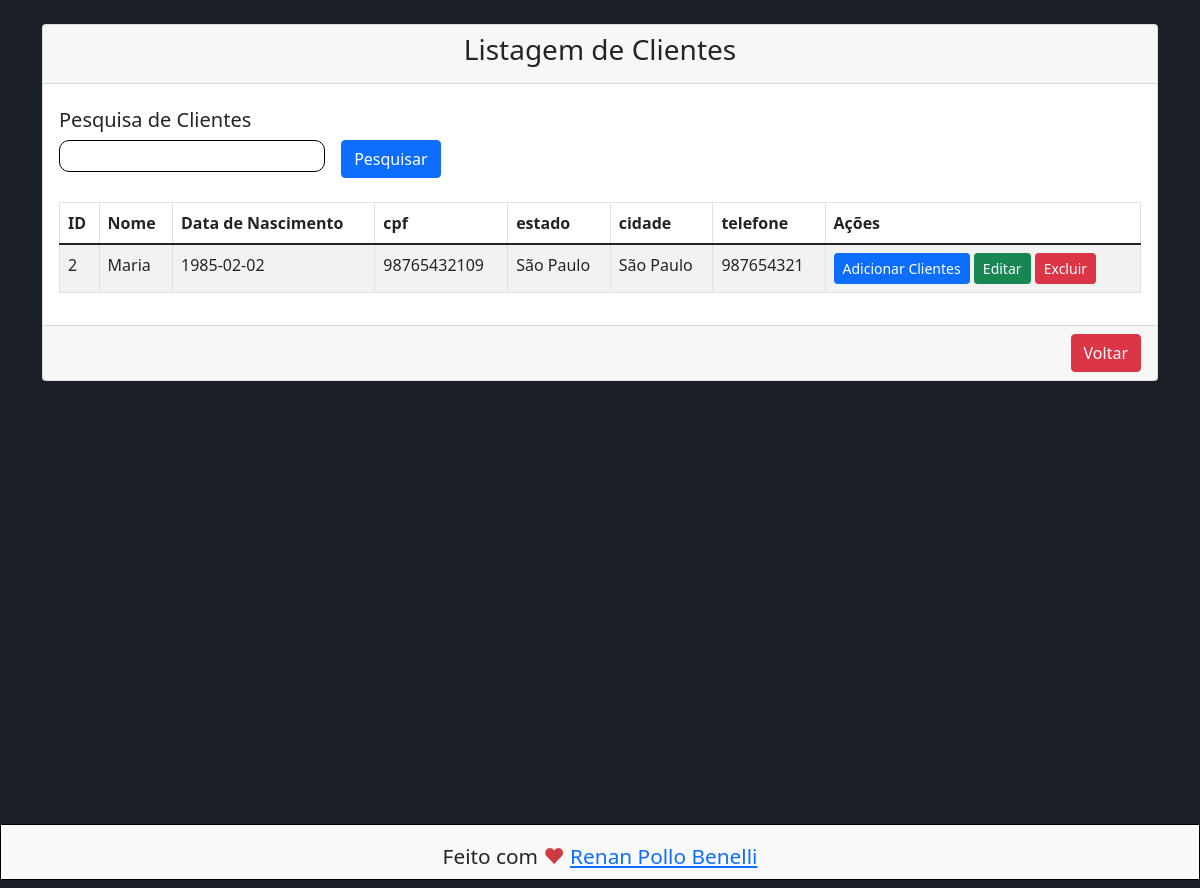
/view/cliente/lstClientes.php?busca=Maria (signed in), run on the app's committed database.
### tables this page shows
CREATE TABLE `cliente` (
  `id` int(11) NOT NULL,
  `nome` varchar(255) DEFAULT NULL,
  `data_nascimento` date DEFAULT NULL,
  `cpf` varchar(12) DEFAULT NULL,
  `estado` varchar(50) DEFAULT NULL,
  `cidade` varchar(100) DEFAULT NULL,
  `telefone` varchar(20) DEFAULT NULL
);

### dao/ClienteDao.php (called while the page is built, shortened)
<?php
include_once 'C:\xampp\htdocs\Sistema-VendasPHP\model\Cliente.php';
class ClienteDao {
    public function findByNome(string $nome) {
        $sql = "SELECT * FROM cliente WHERE nome LIKE :nome ORDER BY nome;";
        $conn = Conexao::conectar();
        $query = $conn->prepare($sql);
        $query->bindValue(':nome', '%' . $nome . '%', \PDO::PARAM_STR);
        $query->execute();
        $linhas = $query->fetchAll(\PDO::FETCH_ASSOC);
        $lstClientes = [];
        foreach ($linhas as $linha) {
            $cliente = new Cliente();
            $cliente->setId($linha['id']);
            $cliente->setNome($linha['nome']);
            $cliente->setDataNascimento($linha['data_nascimento']);
            $cliente->setCpf($linha['cpf']);
            $cliente->setEstado($linha['estado']);
            $cliente->setCidade($linha['cidade']);
            $cliente->setTelefone($linha['telefone']);
            $lstClientes[] = $cliente;
        }
        return $lstClientes;
    }
}
?>

### bll/ClienteBll.php (called while the page is built, shortened)
<?php
include_once 'C:\xampp\htdocs\Sistema-VendasPHP\dao\ClienteDao.php';
class ClienteBll {
    public function findByNome(string $nome) {
        $dao = new ClienteDao();
        return $dao->findByNome($nome);
    }
}
?>

### model/Cliente.php (called while the page is built, shortened)
<?php
class Cliente {
    private $id;
    private $nome;
    private $dataNascimento;
    private $cpf;
    private $estado;
    private $cidade;
    private $telefone;
    public function getId() {
        return $this->id;
    }
    public function setId(int $id) {
        $this->id = $id;
    }
    public function getNome() {
        return $this->nome;
    }
    public function setNome(string $nome) {
        $this->nome = $nome;
    }
    public function getDataNascimento() {
        return $this->dataNascimento;
    }
    public function setDataNascimento(string $dataNascimento) {
        $this->dataNascimento = $dataNascimento;
    }
    public function getCpf() {
        return $this->cpf;
    }
    public function setCpf(string $cpf) {
        $this->cpf = $cpf;
    }
    public function getEstado() {
        return $this->estado;
    }
    public function setEstado(string $estado) {
        $this->estado = $estado;
    }
    public function getCidade() {
        return $this->cidade;
    }
    public function setCidade(string $cidade) {
        $this->cidade = $cidade;
    }
    public function getTelefone() {
        return $this->telefone;
    }
    public function setTelefone(string $telefone) {
        $this->telefone = $telefone;
    }
}
?>

### view/cliente/lstClientes.php (the view, shortened to what this page needs)
<?php
include_once '../../bll/ClienteBll.php';
$bll = new ClienteBll();
if (isset($_GET['busca'])) {
    $busca = $_GET['busca'];
} else {
    $busca = null;
}
if ($busca == null) {
    $lstCliente = $bll->findAll();
} else {
    $lstCliente = $bll->findByNome($busca);
}
?>
<!DOCTYPE html>
<html>
<head>
    <link href="https://cdn.jsdelivr.net/npm/bootstrap@5.1.3/dist/css/bootstrap.min.css" rel="stylesheet">
    <link rel="stylesheet" href="../../view/css/formatacao.css">
</head>
<body>
    <div class="container mt-4">
        <div class="row">
            <div class="col-md-12">
                <div class="card">
                    <div class="card-header">
                        <h3>Listagem de Clientes</h4>
                    </div>
                    <div class="card-search">
                        <form action="../cliente/lstClientes.php" method="GET" id="" class="">
                            <h5>Pesquisa de Clientes</h5>
                            <div class="teste">
                                <input type="text" class="input-pesquisa" id="txtBusca" name="busca">
                                <button type="submit" class="btn btn-primary float-end"><span>Pesquisar</span></button>
                            </div>
                        </form>
                    </div>
                    <div class="card-body">
                        <table class="table table-bordered table-striped">
                            <thead>
                                <tr>
                                    <th>ID</th>
                                    <th>Nome</th>
                                    <th>Data de Nascimento</th>
                                    <th>cpf</th>
                                    <th>estado</th>
                                    <th>cidade</th>
                                    <th>telefone</th>
                                    <th>Ações</th>
                                </tr>
                            </thead>
                            <tbody>
                                <?php foreach ($lstCliente as $cliente) { ?>
                                    <tr>
                                        <td>
                                            <?php echo $cliente->getId(); ?>
                                        </td>
                                        <td>
                                            <?php echo $cliente->getNome(); ?>
                                        </td>
                                        <td>
                                            <?php echo $cliente->getDataNascimento(); ?>
                                        </td>
                                        <td>
                                            <?php echo $cliente->getCpf(); ?>
                                        </td>
                                        <td>
                                            <?php echo $cliente->getEstado(); ?>
                                        </td>
                                        <td>
                                            <?php echo $cliente->getCidade(); ?>
                                        </td>
                                        <td>
                                            <?php echo $cliente->getTelefone(); ?>
                                        </td>
                                        <td>
                                            <a href="addCliente.php" class="btn btn-primary btn-sm">Adicionar
                                                Clientes</a>
                                            <a href="attCliente.php?id=<?= $cliente->getId(); ?>"
                                                class="btn btn-success btn-sm">Editar</a>
                                            <a onclick="JavaScript:remover(<?php echo $cliente->getId(); ?>)"
                                                class="btn btn-danger btn-sm">Excluir</a>
                                        </td>
                                    </tr>
                                <?php } ?>
                            </tbody>
                        </table>
                    </div>
                    <div class="card-footer">
                        <h4>
                            <a href="../control-painel/controlPainel.php" class="btn btn-danger float-end">Voltar</a>
                        </h4>
                    </div>
                </div>
            </div>
        </div>
    </div>
    <footer id="footer" class="footer white-bg">
        <p>Feito com <span class="heart">♥</span> <a href="https://beacons.ai/renanpollo" target="_blank">Renan Pollo Benelli</a></p>
    </footer>
</body>
</html>

### view/css/formatacao.css (style rules this page uses)
:root { --white-color: #fff; --white-smoke-color: #F9F9F9; --black-color: #000; --red-color: #CF3C3F; --light-grey-color: #ECECEC; --grey-color: #C4C4C4; --medium-grey-color: #a7a7a7; --deep-grey-color: #343434; --blue-color: #1B77F3; --dark-blue-color: #1B1F27; }
body { width: 100%; height: 100vh; background-color: var(--dark-blue-color); }
.container { width: 100%; height: 100%; }
.card-search { width: 80%; display: flex; flex-direction: column; margin-top: 1rem; padding: 0.5rem 1rem; }
.card-search .teste { display: flex; flex-direction: row; justify-content: flex-start; }
.input-pesquisa { all: unset; width: 30%; height: 1.5rem; border: 1px solid black; border-radius: 10px; padding: .2rem; margin-right: 1rem; font-size: .8rem; }
h3 { text-align: center; }
footer { height: 7vh; text-align: center; font-size: 1.3rem; background-color: var(--white-smoke-color); border: 1px solid black; }
.heart { color: var(--red-color); }
.footer p { margin: 0; padding: 1rem; }

### data on the page
cliente: id "2", nome "Maria", data_nascimento "1985-02-02", cpf "98765432109", estado "São Paulo", cidade "São Paulo", telefone "987654321"
